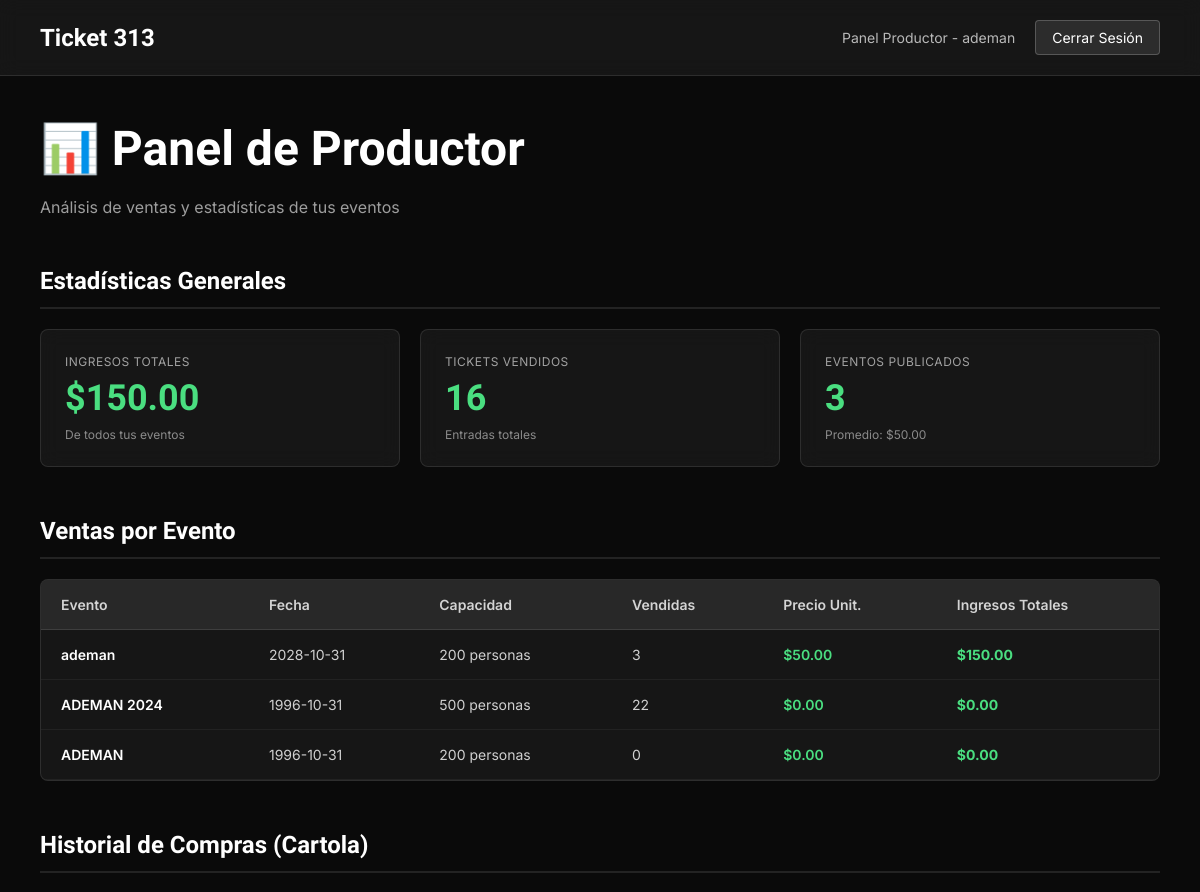
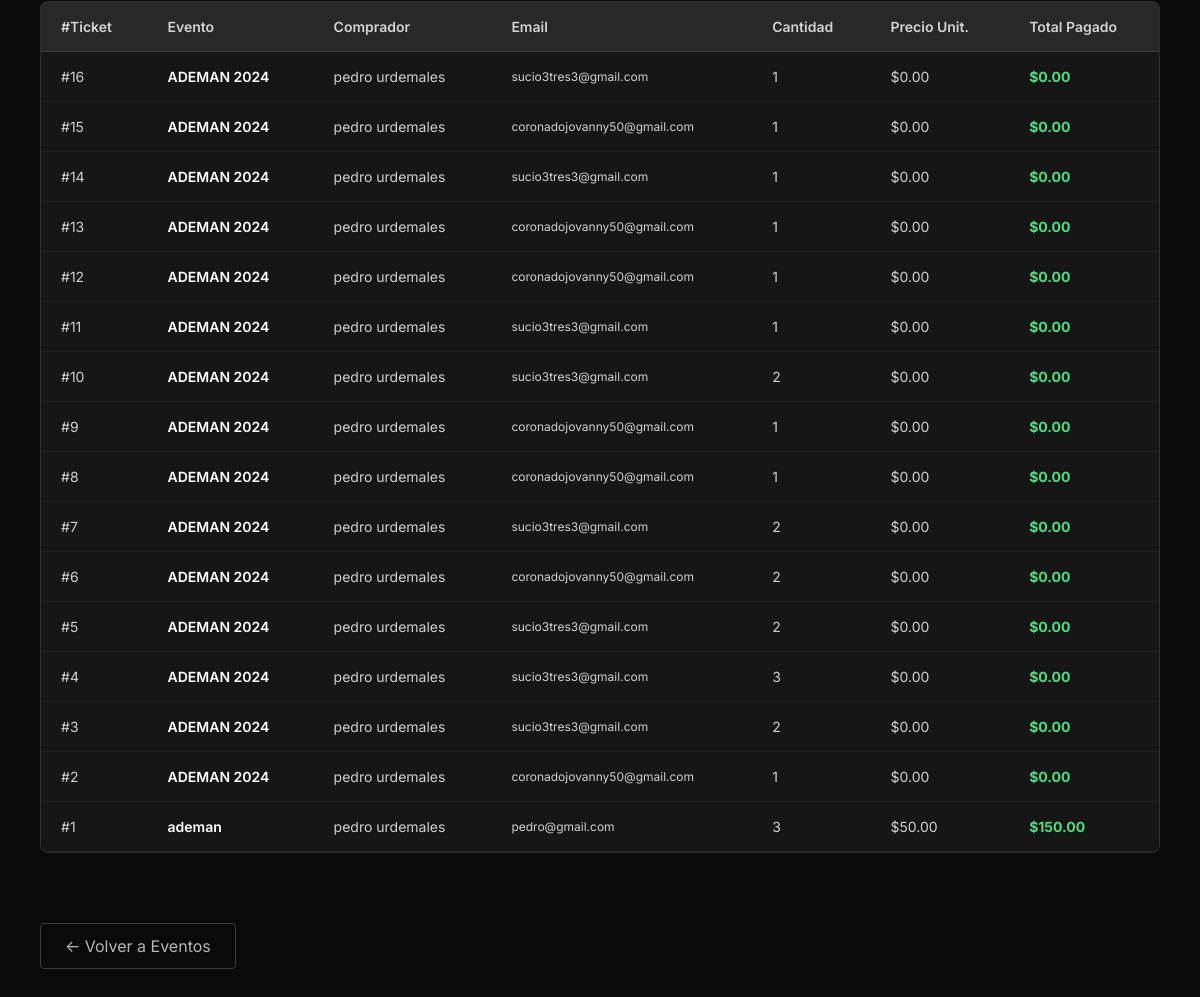
/panel-productor (signed in), run on the app's committed database (2 pictures, top to bottom).
### tables this page shows
CREATE TABLE eventos (
            id INTEGER PRIMARY KEY AUTOINCREMENT,
            nombre TEXT NOT NULL,
            fecha TEXT NOT NULL,
            precio REAL NOT NULL,
            capacidad INTEGER NOT NULL
        , imagen_url TEXT DEFAULT NULL);

CREATE TABLE tickets (
            id INTEGER PRIMARY KEY AUTOINCREMENT,
            evento_id INTEGER NOT NULL,
            nombre_comprador TEXT NOT NULL,
            email TEXT NOT NULL,
            cantidad INTEGER NOT NULL, usuario_id INTEGER DEFAULT 1,
            FOREIGN KEY (evento_id) REFERENCES eventos(id)
        );

### app.py (the view)
@app.route('/panel-productor')
def panel_productor():
    if 'usuario_id' not in session:
        return redirect(url_for('login'))
    if session.get('usuario_rol') != 'productor':
        return render_template('acceso_denegado.html')
    conexion = obtener_conexion()
    cursor = conexion.cursor()
    cursor.execute('''
        SELECT
            e.id,
            e.nombre,
            e.fecha,
            e.precio,
            e.capacidad,
            COUNT(t.id) as tickets_vendidos,
            SUM(t.cantidad) as cantidad_total,
            SUM(t.cantidad * e.precio) as ingresos_totales
        FROM eventos e
        LEFT JOIN tickets t ON e.id = t.evento_id
        GROUP BY e.id
        ORDER BY ingresos_totales DESC
    ''')
    ventas_por_evento = cursor.fetchall()
    cursor.execute('''
        SELECT
            SUM(t.cantidad * e.precio) as ingresos_totales
        FROM tickets t
        JOIN eventos e ON t.evento_id = e.id
    ''')
    resultado_ingresos = cursor.fetchone()
    ingresos_totales = resultado_ingresos[0] if resultado_ingresos[0] else 0.0
    cursor.execute('''
        SELECT
            COUNT(t.id) as cantidad_tickets,
            SUM(t.cantidad * e.precio) as ingresos_totales
        FROM tickets t
        JOIN eventos e ON t.evento_id = e.id
    ''')
    stats_generales = cursor.fetchone()
    cantidad_tickets_total = stats_generales[0] if stats_generales[0] else 0
    cursor.execute('''
        SELECT
            t.id,
            e.nombre as evento,
            t.nombre_comprador,
            t.email,
            t.cantidad,
            e.precio,
            (t.cantidad * e.precio) as total_pagado
        FROM tickets t
        JOIN eventos e ON t.evento_id = e.id
        ORDER BY t.id DESC
    ''')
    historial_tickets = cursor.fetchall()
    conexion.close()
    return render_template('panel_productor.html',
                         ventas_por_evento=ventas_por_evento,
                         ingresos_totales=ingresos_totales,
                         cantidad_tickets_total=cantidad_tickets_total,
                         historial_tickets=historial_tickets)

### database.py (called while the page is built)
def obtener_conexion():
    conexion = sqlite3.connect(str(ruta_db))
    return conexion

### templates/panel_productor.html (shortened to what this page needs)
<!DOCTYPE html>
<html lang="es">
<head>
</head>
<body>
    <nav class="navbar">
        <a href="/" class="logo">Ticket 313</a>
        {% if session.usuario_id %}
        <div class="usuario-header">
            <span class="usuario-info">Panel Productor - {{ session.usuario_nombre }}</span>
            <a href="/logout" class="boton-logout">Cerrar Sesión</a>
        </div>
        {% endif %}
    </nav>
    <div class="contenedor">
        <h1>📊 Panel de Productor</h1>
        <p class="subtitulo">Análisis de ventas y estadísticas de tus eventos</p>
        <h2>Estadísticas Generales</h2>
        <div class="estadisticas">
            <div class="card-stat">
                <div class="stat-label">Ingresos Totales</div>
                <div class="stat-valor">${{ "%.2f"|format(ingresos_totales) }}</div>
                <div class="stat-detalle">De todos tus eventos</div>
            </div>
            <div class="card-stat">
                <div class="stat-label">Tickets Vendidos</div>
                <div class="stat-valor">{{ cantidad_tickets_total }}</div>
                <div class="stat-detalle">Entradas totales</div>
            </div>
            <div class="card-stat">
                <div class="stat-label">Eventos Publicados</div>
                <div class="stat-valor">{{ ventas_por_evento|length }}</div>
                {% if ventas_por_evento|length > 0 %}
                <div class="stat-detalle">Promedio: ${{ "%.2f"|format(ingresos_totales / ventas_por_evento|length) }}</div>
                {% else %}
                <div class="stat-detalle">Sin eventos aún</div>
                {% endif %}
            </div>
        </div>
        <h2>Ventas por Evento</h2>
        {% if ventas_por_evento %}
        <div class="tabla-contenedor">
            <table>
                <thead>
                    <tr>
                        <th>Evento</th>
                        <th>Fecha</th>
                        <th>Capacidad</th>
                        <th>Vendidas</th>
                        <th>Precio Unit.</th>
                        <th>Ingresos Totales</th>
                    </tr>
                </thead>
                <tbody>
                    {% for evento in ventas_por_evento %}
                    <tr>
                        <td class="evento-nombre">{{ evento[1] }}</td>
                        <td>{{ evento[2] }}</td>
                        <td>{{ evento[4] }} personas</td>
                        <td>{{ evento[6] if evento[6] else 0 }}</td>
                        <td class="precio-positivo">${{ "%.2f"|format(evento[3]) }}</td>
                        <td class="precio-positivo"><strong>${{ "%.2f"|format(evento[7] if evento[7] else 0) }}</strong></td>
                    </tr>
                    {% endfor %}
                </tbody>
            </table>
        </div>
        {% else %}
        <p style="color: rgba(255, 255, 255, 0.5); text-align: center; padding: 40px;">Sin eventos aún. <a href="/crear-evento" style="color: white;">Crear primer evento</a></p>
        {% endif %}
        <h2>Historial de Compras (Cartola)</h2>
        {% if historial_tickets %}
        <div class="tabla-contenedor">
            <table>
                <thead>
                    <tr>
                        <th>#Ticket</th>
                        <th>Evento</th>
                        <th>Comprador</th>
                        <th>Email</th>
                        <th>Cantidad</th>
                        <th>Precio Unit.</th>
                        <th>Total Pagado</th>
                    </tr>
                </thead>
                <tbody>
                    {% for ticket in historial_tickets %}
                    <tr>
                        <td>#{{ ticket[0] }}</td>
                        <td class="evento-nombre">{{ ticket[1] }}</td>
                        <td>{{ ticket[2] }}</td>
                        <td style="font-size: 12px;">{{ ticket[3] }}</td>
                        <td>{{ ticket[4] }}</td>
                        <td>${{ "%.2f"|format(ticket[5]) }}</td>
                        <td class="precio-positivo"><strong>${{ "%.2f"|format(ticket[6]) }}</strong></td>
                    </tr>
                    {% endfor %}
                </tbody>
            </table>
        </div>
        {% else %}
        <p style="color: rgba(255, 255, 255, 0.5); text-align: center; padding: 40px;">Sin compras aún. Cuando tengas eventos, aparecerán aquí las ventas.</p>
        {% endif %}
        <a href="/eventos" class="boton-regreso">← Volver a Eventos</a>
    </div>
</body>
</html>

### templates/panel_productor.html (style rules this page uses)
* { margin: 0; padding: 0; box-sizing: border-box; }
body { font-family: 'Inter', -apple-system, BlinkMacSystemFont, 'Segoe UI', sans-serif; background: #0a0a0a; color: white; }
.navbar { position: fixed; top: 0; left: 0; right: 0; background-color: rgba(26, 26, 26, 0.8); backdrop-filter: blur(10px); padding: 20px 40px; display: flex; justify-content: space-between; align-items: center; border-bottom: 1px solid rgba(255, 255, 255, 0.1); z-index: 100; }
.logo { font-size: 24px; font-weight: 700; color: white; text-decoration: none; font-family: 'Sora', sans-serif; }
.usuario-header { display: flex; align-items: center; gap: 20px; }
.usuario-info { font-size: 14px; color: rgba(255, 255, 255, 0.7); }
.boton-logout { padding: 8px 16px; background-color: rgba(255, 255, 255, 0.1); color: white; text-decoration: none; border-radius: 4px; font-size: 14px; border: 1px solid rgba(255, 255, 255, 0.2); transition: all 0.3s; }
.contenedor { max-width: 1400px; margin: 0 auto; padding: 120px 40px 60px 40px; }
h1 { font-size: 48px; font-weight: 700; margin-bottom: 20px; font-family: 'Sora', sans-serif; }
.subtitulo { color: rgba(255, 255, 255, 0.6); margin-bottom: 40px; }
h2 { font-size: 24px; font-weight: 700; margin: 50px 0 20px 0; font-family: 'Sora', sans-serif; border-bottom: 2px solid rgba(255, 255, 255, 0.1); padding-bottom: 12px; }
.estadisticas { display: grid; grid-template-columns: repeat(auto-fit, minmax(280px, 1fr)); gap: 20px; margin-bottom: 40px; }
.card-stat { background-color: rgba(255, 255, 255, 0.05); border: 1px solid rgba(255, 255, 255, 0.1); border-radius: 8px; padding: 24px; backdrop-filter: blur(10px); }
.stat-label { font-size: 12px; color: rgba(255, 255, 255, 0.6); text-transform: uppercase; letter-spacing: 0.5px; margin-bottom: 8px; }
.stat-valor { font-size: 36px; font-weight: 700; color: #4ade80; font-family: 'Sora', sans-serif; }
.stat-detalle { font-size: 12px; color: rgba(255, 255, 255, 0.5); margin-top: 8px; }
.tabla-contenedor { background-color: rgba(255, 255, 255, 0.05); border: 1px solid rgba(255, 255, 255, 0.1); border-radius: 8px; overflow-x: auto; margin-bottom: 40px; }
table { width: 100%; border-collapse: collapse; }
thead { background-color: rgba(255, 255, 255, 0.08); border-bottom: 1px solid rgba(255, 255, 255, 0.1); }
th { padding: 16px 20px; text-align: left; font-weight: 600; color: rgba(255, 255, 255, 0.8); font-size: 14px; white-space: nowrap; }
tbody tr { border-bottom: 1px solid rgba(255, 255, 255, 0.05); }
td { padding: 16px 20px; font-size: 14px; color: rgba(255, 255, 255, 0.8); }
.evento-nombre { font-weight: 600; color: white; }
.precio-positivo { color: #4ade80; font-weight: 600; }
.boton-regreso { display: inline-block; padding: 12px 24px; background-color: transparent; color: rgba(255, 255, 255, 0.7); text-decoration: none; border-radius: 4px; border: 1px solid rgba(255, 255, 255, 0.2); transition: all 0.3s; margin-top: 30px; }

### data on the page
eventos: nombre "ademan", fecha "2028-10-31", capacidad "200", evento "3", precio "50.00", evento "150.00"
eventos: nombre "ADEMAN 2024", fecha "1996-10-31", capacidad "500", evento "22", precio "0.00"
eventos: nombre "ADEMAN", fecha "1996-10-31", capacidad "200", evento "0", precio "0.00"
tickets: id "16", nombre "ADEMAN 2024", nombre_comprador "pedro urdemales", email "sucio3tres3@gmail.com", cantidad "1", ticket "0.00"
tickets: id "15", nombre "ADEMAN 2024", nombre_comprador "pedro urdemales", email "coronadojovanny50@gmail.com", cantidad "1", ticket "0.00"
tickets: id "14", nombre "ADEMAN 2024", nombre_comprador "pedro urdemales", email "sucio3tres3@gmail.com", cantidad "1", ticket "0.00"
tickets: id "13", nombre "ADEMAN 2024", nombre_comprador "pedro urdemales", email "coronadojovanny50@gmail.com", cantidad "1", ticket "0.00"
tickets: id "12", nombre "ADEMAN 2024", nombre_comprador "pedro urdemales", email "coronadojovanny50@gmail.com", cantidad "1", ticket "0.00"
tickets: id "11", nombre "ADEMAN 2024", nombre_comprador "pedro urdemales", email "sucio3tres3@gmail.com", cantidad "1", ticket "0.00"
tickets: id "10", nombre "ADEMAN 2024", nombre_comprador "pedro urdemales", email "sucio3tres3@gmail.com", cantidad "2", ticket "0.00"
tickets: id "9", nombre "ADEMAN 2024", nombre_comprador "pedro urdemales", email "coronadojovanny50@gmail.com", cantidad "1", ticket "0.00"
tickets: id "8", nombre "ADEMAN 2024", nombre_comprador "pedro urdemales", email "coronadojovanny50@gmail.com", cantidad "1", ticket "0.00"
tickets: id "7", nombre "ADEMAN 2024", nombre_comprador "pedro urdemales", email "sucio3tres3@gmail.com", cantidad "2", ticket "0.00"
tickets: id "6", nombre "ADEMAN 2024", nombre_comprador "pedro urdemales", email "coronadojovanny50@gmail.com", cantidad "2", ticket "0.00"
tickets: id "5", nombre "ADEMAN 2024", nombre_comprador "pedro urdemales", email "sucio3tres3@gmail.com", cantidad "2", ticket "0.00"
tickets: id "4", nombre "ADEMAN 2024", nombre_comprador "pedro urdemales", email "sucio3tres3@gmail.com", cantidad "3", ticket "0.00"
tickets: id "3", nombre "ADEMAN 2024", nombre_comprador "pedro urdemales", email "sucio3tres3@gmail.com", cantidad "2", ticket "0.00"
tickets: id "2", nombre "ADEMAN 2024", nombre_comprador "pedro urdemales", email "coronadojovanny50@gmail.com", cantidad "1", ticket "0.00"
tickets: id "1", nombre "ademan", nombre_comprador "pedro urdemales", email "pedro@gmail.com", cantidad "3", ticket "150.00"

### other printed values
{{ session.usuario_nombre }} "ademan"
{{ "%.2f"|format(ingresos_totales) }} "150.00"
{{ cantidad_tickets_total }} "16"
{{ ventas_por_evento|length }} "3"
{{ "%.2f"|format(ingresos_totales / ventas_por_evento|length) }} "50.00"
